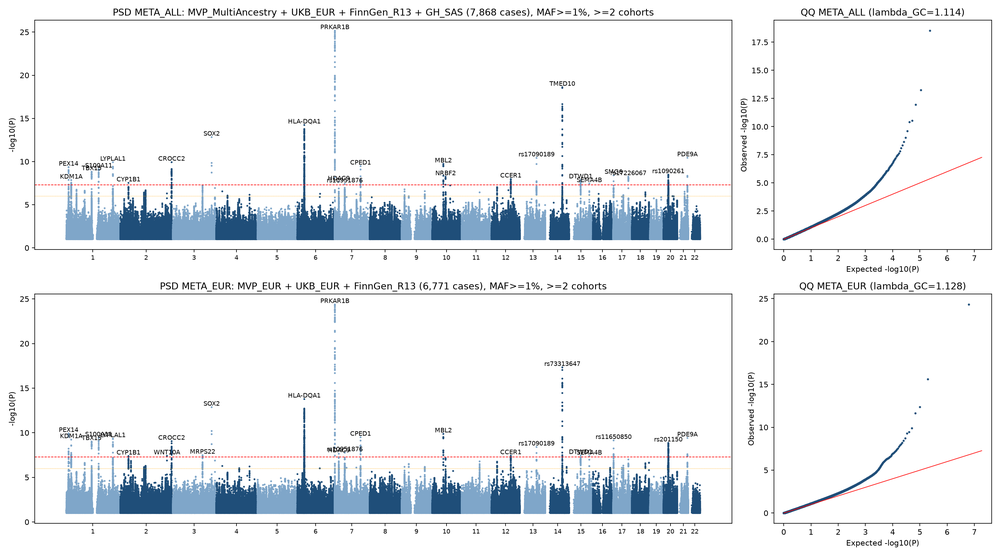
#> input picture figures/psd_meta_manhattan_qq.png, 1000 x 556 px, shrunk from 2880 x 1600 before the run
$ python make_figures.py
#> lines starting #> are read from the running program, lines starting #| are printed output that depends on the picture
#!/usr/bin/env python3
"""
Figures for the PSD genetics talk (presentation/psd_genetics_talk.qmd), built from the small result tables only:
Manhattan crop (figures/psd_meta_manhattan_qq.png), LDSC rg forest plot, coloc PP.H4 heatmap, LAVA bar chart, MHC-free
MAGMA gene sets and eQTL coloc heatmap. Output: presentation/figs/*.png
"""
from pathlib import Path
import numpy as np
import pandas as pd
import matplotlib
matplotlib.use("Agg")
import matplotlib.pyplot as plt
from PIL import Image

BASE = Path(__file__).resolve().parent.parent
RES, OUT = BASE / "results", BASE / "presentation" / "figs"
OUT.mkdir(parents=True, exist_ok=True)
plt.rcParams.update({"font.size": 13, "axes.spines.top": False, "axes.spines.right": False, "savefig.dpi": 200,
                     "savefig.bbox": "tight", "font.family": "DejaVu Sans"})
NAVY, ORANGE, GREY, RED = "#1f4e79", "#d9822b", "#9aa5b1", "#b22222"

# ---- Manhattan: top row (META_ALL Manhattan + QQ) of the existing figure ----
im = Image.open(BASE / "figures" / "psd_meta_manhattan_qq.png")
#> im is the input picture: PIL image 1000x556 RGBA; mean R, G, B, A 237.1, 239.8, 242.6, 255
im.crop((0, 0, im.width, int(im.height * 0.47))).save(OUT / "manhattan_meta_all.png")
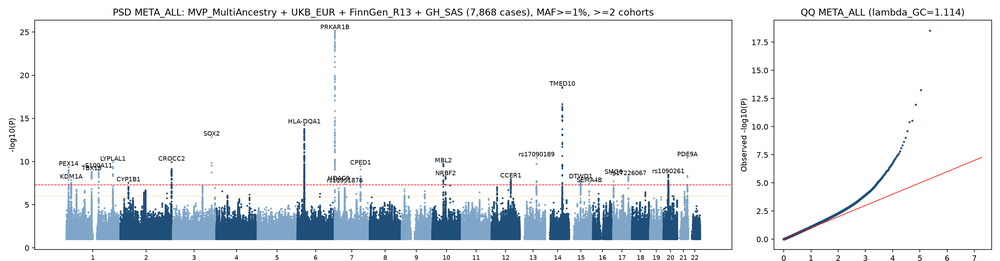
#> saved as manhattan_meta_all.png: PIL image 1000x261 RGBA; mean R, G, B, A 236, 238.9, 241.9, 255

# ---- LDSC genetic correlations (META_EUR) ----
#> (the run stopped early here; a loop or call above may not have finished)

$ run again, with figures/gene_specificity_heatmap_GSE287304_hair_follicle_mesenchyme.png copied over figures/psd_meta_manhattan_qq.png
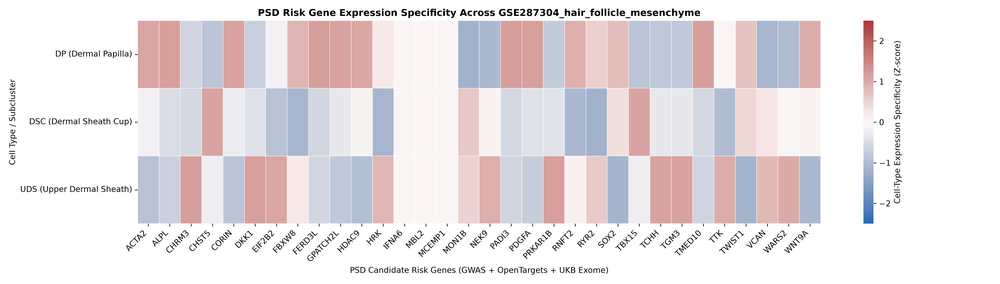
#> input picture figures/gene_specificity_heatmap_GSE287304_hair_follicle_mesenchyme.png, 1000 x 284 px, shrunk from 5280 x 1500 before the run
#> im is the input picture: PIL image 1000x284 RGBA; mean R, G, B, A 231.8, 225.3, 228.1, 255
#> `im.crop((0, 0, im.width, int(im.height * 0.47))).save(OUT / "manhattan..`:
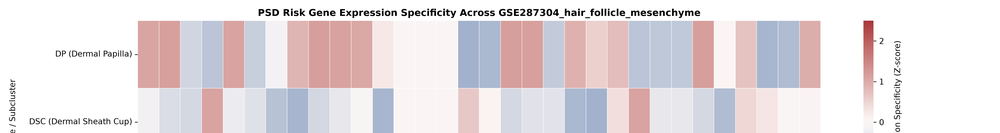
#> saved as manhattan_meta_all.png: PIL image 1000x133 RGBA; mean R, G, B, A 229.1, 221, 224.1, 255

$ run again, with figures/gene_specificity_heatmap_scalp_trunk_skin_68k.png copied over figures/psd_meta_manhattan_qq.png
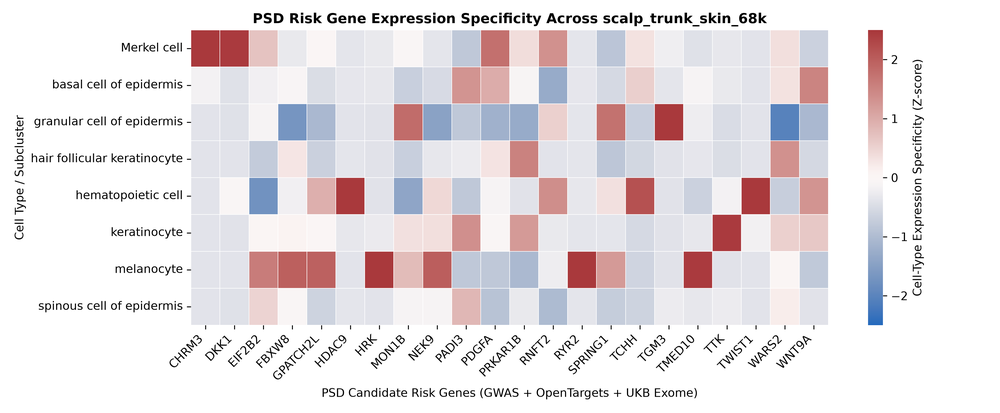
#> input picture figures/gene_specificity_heatmap_scalp_trunk_skin_68k.png, 1000 x 413 px, shrunk from 3630 x 1500 before the run
#> im is the input picture: PIL image 1000x413 RGBA; mean R, G, B, A 231.3, 224.9, 228, 255
#> `im.crop((0, 0, im.width, int(im.height * 0.47))).save(OUT / "manhattan..`:
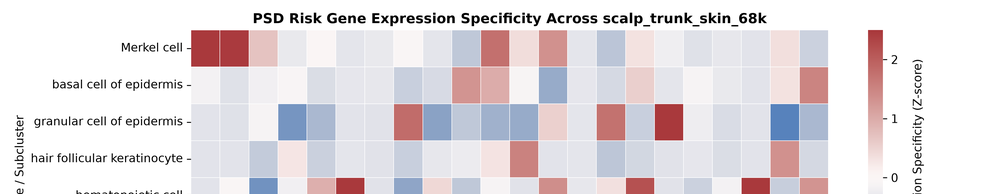
#> saved as manhattan_meta_all.png: PIL image 1000x194 RGBA; mean R, G, B, A 227.5, 221.1, 225, 255

$ run again, with figures/gene_specificity_heatmap_skin_12datasets_integrated.png copied over figures/psd_meta_manhattan_qq.png
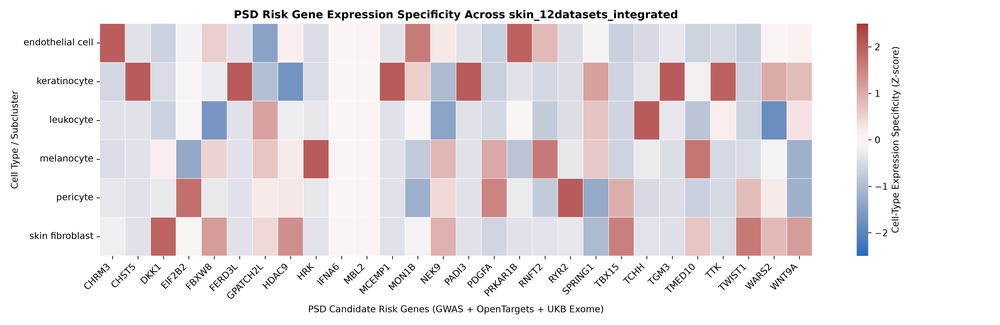
#> input picture figures/gene_specificity_heatmap_skin_12datasets_integrated.png, 1000 x 325 px, shrunk from 4620 x 1500 before the run
#> im is the input picture: PIL image 1000x325 RGBA; mean R, G, B, A 231, 224.1, 227.2, 255
#> `im.crop((0, 0, im.width, int(im.height * 0.47))).save(OUT / "manhattan..`:
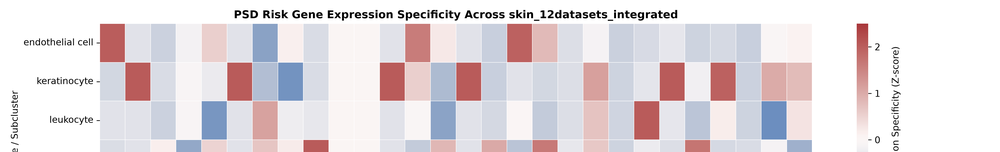
#> saved as manhattan_meta_all.png: PIL image 1000x152 RGBA; mean R, G, B, A 227.1, 219.2, 223.2, 255
